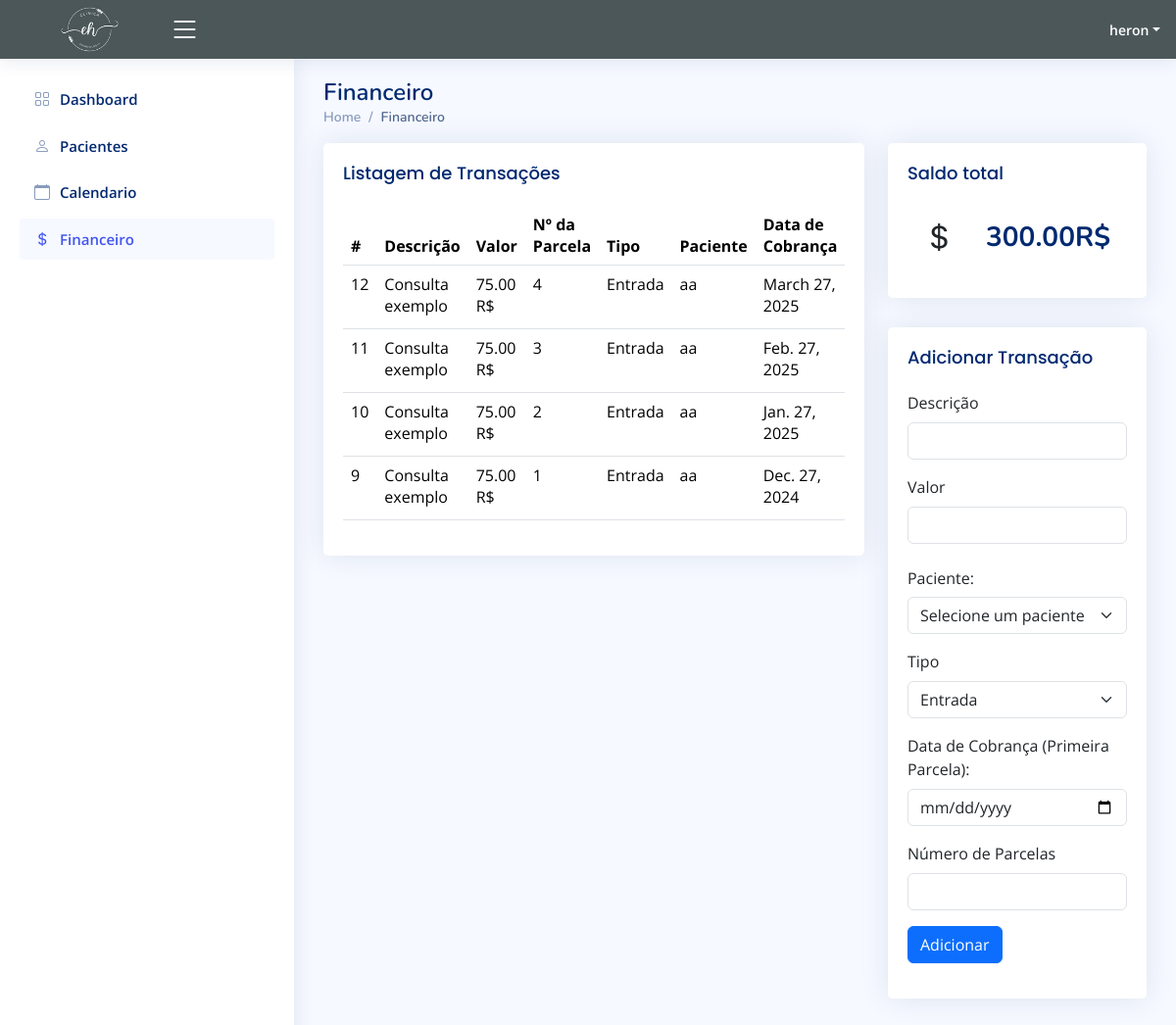
The page /financeiro (signed in) on the database as committed earlier.
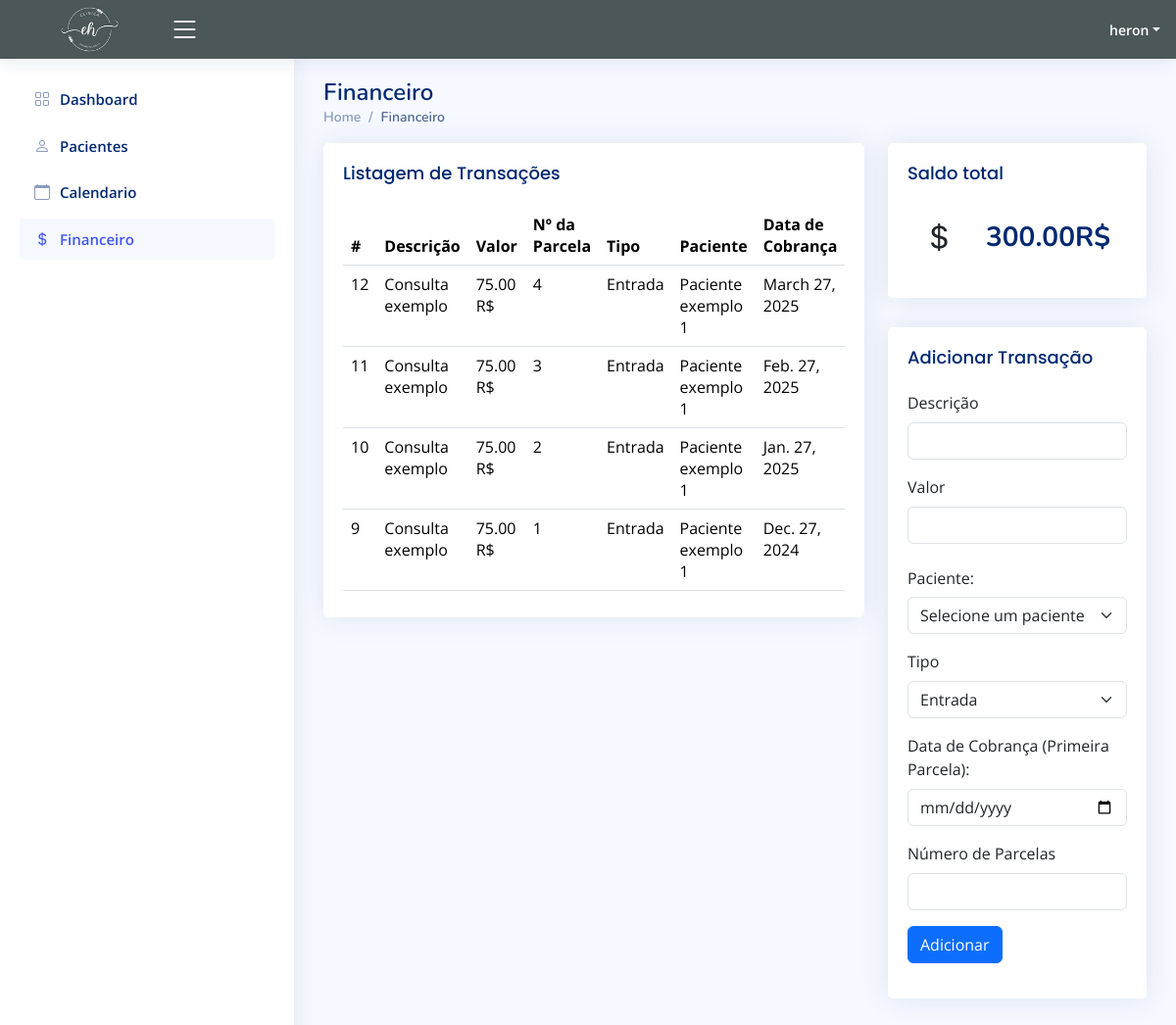
The same page on the database as committed later.
### app/models.py (models this page shows, shortened)
class Financeiro(models.Model):
    descricao=models.CharField(max_length=200)
    paciente=models.ForeignKey(Paciente, on_delete=models.SET_NULL, null=True)
    valor=models.DecimalField(max_digits=10, decimal_places=2)
    tipo=models.CharField(max_length=8)
    usuario = models.ForeignKey(User, on_delete=models.CASCADE)
    data_de_cobranca=models.DateField(default=timezone.now)
    parcelas = models.IntegerField(null=True, blank=True)
    numero_parcela = models.PositiveIntegerField()
    status=models.CharField(max_length=20, default='Pendente')
    codigo_receita = models.CharField(max_length=4, default='1708')  # Exemplo: IRPJ

class Paciente(models.Model):
    Nome = models.CharField(max_length=100, blank=False, null=True)
    Email = models.CharField(max_length=100, blank=False, null=True)
    Data_cadastro = models.DateField(blank=False, null=True)
    Data_Nascimento = models.DateField(blank=False, null=True)
    Estado_civil = models.CharField(max_length=100, blank=False, null=True)
    Grupo = models.CharField(max_length=100, blank=False, null=True)
    Situacao_atual = models.CharField(max_length=100, blank=False, null=True)
    observacoes= models.CharField(max_length=256, blank=False, null=True)
    genero = models.CharField(max_length=100, blank=False, null=True)
    celular = models.CharField(max_length=20, blank=False, null=True)
    clinica = models.CharField(max_length=100, blank=False, null=True)
    local_nascimento = models.CharField(max_length=100, blank=False, null=True)
    CPF = models.CharField(max_length=100, blank=False, null=True)
    RG = models.CharField(max_length=100, blank=False, null=True)
    Orgao_emissor = models.CharField(max_length=100, blank=False, null=True)
    Convenio = models.CharField(max_length=100, blank=False, null=True)
    Plano = models.CharField(max_length=100, blank=False, null=True)
    Data_adesao = models.DateField(blank=False, null=True)
    Nome_pai = models.CharField(max_length=100, blank=True, null=True)
    CPF_pai = models.CharField(max_length=100, blank=True, null=True)
    RG_pai = models.CharField(max_length=100, blank=True, null=True)
    Telefone_pai = models.CharField(max_length=100, blank=True, null=True)
    Nome_mae = models.CharField(max_length=100, blank=True, null=True)
    Cpf_mae = models.CharField(max_length=100, blank=True, null=True)
    Rg_mae = models.CharField(max_length=100, blank=True, null=True)
    Telefone_mae=models.CharField(max_length=100, blank=True, null=True)
    CEP=models.IntegerField(blank=False, null=True)
    Endereco = models.CharField(max_length=100, blank=False, null=True)
    Numero = models.IntegerField(blank=False, null=True)
    Complemento = models.CharField(max_length=100, blank=False, null=True)
    Bairro = models.CharField(max_length=100, blank=False, null=True)
    Cidade = models.CharField(max_length=100, blank=False, null=True)
    Estado = models.CharField(max_length=100, blank=False, null=True)
    def __str__(self):
        return '{}'.format(self.Nome, self.id)

### app/views.py (the view)
# urls.py: path('financeiro', views.financeiro, name="financeiro"),
@has_role_decorator('administrador')
@login_required(login_url="/")
def financeiro(request):
    if request.method == "POST":
        descricao = request.POST.get('descricao')
        valor = float(request.POST.get('valor'))
        tipo = request.POST.get('tipo')
        data_de_cobranca = request.POST.get('data_de_cobranca')
        paciente_id = request.POST.get('paciente')
        parcelas = int(request.POST.get('parcelas', 1))
        paciente_instance = get_object_or_404(Paciente, id=paciente_id)
        data_cobranca = datetime.strptime(data_de_cobranca, "%Y-%m-%d")
        valor_parcela = valor / parcelas
        for i in range(1, parcelas + 1):
            financeiro = Financeiro(
                descricao=descricao,
                valor=valor_parcela,
                tipo=tipo,
                data_de_cobranca=data_cobranca,  # Define a data ajustada
                paciente=paciente_instance,
                usuario=request.user,
                status='Pendente',
                numero_parcela=i
            )
            financeiro.save()
            data_cobranca += relativedelta(months=1)
        return redirect('financeiro')
    else:
        usuario = request.user
        dados_financeiros = Financeiro.objects.filter().order_by('-data_de_cobranca')
        pacientes = Paciente.objects.all()
        saldo_total = 0
        for item in dados_financeiros:
            if item.status == 'Pago':
                if item.tipo == 'Entrada':
                    saldo_total += item.valor
                elif item.tipo == 'Saída':
                    saldo_total -= item.valor
        return render(request, 'frontend/financeiro.html', {
            'financeiro': dados_financeiros,
            'usuario': usuario,
            'saldo_total': saldo_total,
            'pacientes': pacientes,  # Passa o saldo total para o template
        })

### app/templates/frontend/financeiro.html (shortened to what this page needs)
<html lang="en">
{% load static %}
<head>
  <link href="{% static "vendor/bootstrap/css/bootstrap.min.css" %}" rel="stylesheet">
  <link href="{% static "vendor/bootstrap-icons/bootstrap-icons.css" %}" rel="stylesheet">
  <link href="{% static "vendor/boxicons/css/boxicons.min.css" %}" rel="stylesheet">
  <link href="{% static "vendor/quill/quill.snow.css" %}" rel="stylesheet">
  <link href="{% static "vendor/quill/quill.bubble.css" %}" rel="stylesheet">
  <link href="{% static "vendor/remixicon/remixicon.css" %}" rel="stylesheet">
  <link href="{% static "vendor/simple-datatables/style.css" %}" rel="stylesheet">
  <link href="{% static "css/style.css" %}" rel="stylesheet">
</head>
<body>
  <header id="header" class="header fixed-top d-flex align-items-center" style="background-color:rgb(76, 87, 90);">
    <div class="d-flex align-items-center justify-content-between" >
      <a href="index" class="d-flex align-items-center">
        <img src="{% static "img/clinicaeh.jpeg" %}" height="50px">
      </a>
      <i class="bi bi-list toggle-sidebar-btn"></i>
    </div>
    <nav class="header-nav ms-auto">
      <ul class="d-flex align-items-center">
        <li class="nav-item dropdown pe-3">
          <a class="nav-link nav-profile d-flex align-items-center pe-0" href="#" data-bs-toggle="dropdown">
            <span class="d-none d-md-block dropdown-toggle ps-2" style="color: white;">{{ user.username }}</span>
          </a>
        </li>
      </ul>
    </nav>
  </header>
  <aside id="sidebar" class="sidebar">
    <ul class="sidebar-nav" id="sidebar-nav">
      <li class="nav-item">
        <a class="nav-link collapsed" href="index">
          <i class="bi bi-grid"></i>
          <span>Dashboard</span>
        </a>
      </li>
      <li class="nav-item">
        <a class="nav-link collapsed" href="pacientes">
          <i class="bi bi-person"></i>
          <span>Pacientes</span>
        </a>
      </li>
      <li class="nav-item">
        <a class="nav-link collapsed" href="calendario">
          <i class="bi bi-calendar"></i>
          <span>Calendario</span>
        </a>
      </li>
      <li class="nav-item">
        <a class="nav-link " href="financeiro">
          <i class="bi bi-currency-dollar"></i>
          <span>Financeiro</span>
        </a>
      </li>
    </ul>
  </aside>
  <main id="main" class="main" backgor>
    <div class="pagetitle">
      <h1>Financeiro</h1>
      <nav>
        <ol class="breadcrumb">
          <li class="breadcrumb-item"><a href="index">Home</a></li>
          <li class="breadcrumb-item active">Financeiro</li>
        </ol>
      </nav>
    </div>
    <section class="section dashboard">
        <div class="row">
            <div class="col-lg-8">
              <div class="card" style="max-height: 500px; overflow: hidden;">
                <div class="card-body">
                  <h5 class="card-title">Listagem de Transações</h5>
                  <div style="overflow-y: auto; max-height: 400px;">
                    <table class="table datatable" id="transactionTable">
                      <thead>
                        <tr>
                          <th scope="col">#</th>
                          <th scope="col">Descrição</th>
                          <th scope="col">Valor</th>
                          <th scope="col">Nº da Parcela</th>
                          <th scope="col">Tipo</th>
                          <th scope="col">Paciente</th>
                          <th scope="col">Data de Cobrança</th>
                        </tr>
                      </thead>
                      <tbody>
                        {% if financeiro %}
                          {% for financeiro in financeiro %}
                            <tr>
                              <td>{{ financeiro.id }}</td>
                              <td>{{ financeiro.descricao }}</td>
                              <td>{{ financeiro.valor }} R$</td>
                              <td>{{ financeiro.numero_parcela }}</td>
                              <td>{{ financeiro.tipo }}</td>
                              <td>{{ financeiro.paciente }}</td>
                              <td>{{ financeiro.data_de_cobranca }}</td>
                            </tr>
                          {% endfor %}
                        {% else %}
                          <tr><td colspan="9">Sem itens associados.</td></tr>
                        {% endif %}
                      </tbody>
                    </table>
                  </div>
                </div>
              </div>
              </div>
          <div class="col-lg-4">
            <div class="card info-card Consultas-card">
                <div class="card-body">
                  <h5 class="card-title">Saldo total</h5>
                  <div class="d-flex align-items-center">
                    <div class="card-icon rounded-circle d-flex align-items-center justify-content-center">
                      <i class="bi bi-currency-dollar"></i>
                    </div>
                    <div class="ps-3">
                      <h6>{{saldo_total}}<span>R$</span></h6>
                    </div>
                  </div>
                </div>
              </div>
              <div class="card">
                <div class="card-body">
                    <h5 class="card-title">Adicionar Transação</h5>
                    <form method="POST" id="transactionForm">
                        <div class="mb-3">
                            <label for="description" class="form-label">Descrição</label>
                            <input type="text" class="form-control" id="description" name="descricao" required>
                        </div>
                        <div class="mb-3">
                            <label for="value" class="form-label">Valor</label>
                            <input type="number" class="form-control" id="value" name="valor" step="0.01" required>
                        </div>
                        <div class="mb-3">
                            <label for="paciente" class="col-form-label">Paciente:</label>
                            <select class="form-select" name="paciente" aria-label="Default select example" required>
                                <option value="" disabled selected>Selecione um paciente</option>
                            </select>
                        </div>
                        <div class="mb-3">
                            <label for="type" class="form-label">Tipo</label>
                            <select class="form-select" id="type" name="tipo" required>
                                <option value="Entrada">Entrada</option>
                            </select>
                        </div>
                        <div class="row mb-3">
                            <label for="inputDate" class="form-label">Data de Cobrança (Primeira Parcela):</label>
                            <div>
                                <input type="date" name="data_de_cobranca" class="form-control" required>
                            </div>
                        </div>
                        <div class="mb-3">
                            <label for="parcelas" class="form-label">Número de Parcelas</label>
                            <input type="number" class="form-control" id="parcelas" name="parcelas" min="1" required>
                        </div>
                        <button type="submit" class="btn btn-primary">Adicionar</button>
                    </form>
                </div>
            </div>
        </div>
    </section>
  </main>
</body>
</html>

### app/static/css/style.css (style rules this page uses)
:root { scroll-behavior: smooth; }
body { font-family: "Open Sans", sans-serif; background: #f6f9ff; color: #444444; }
a { color: #4154f1; text-decoration: none; }
h1, h2, h3, h4, h5, h6 { font-family: "Nunito", sans-serif; }
#main { margin-top: 60px; padding: 20px 30px; transition: all 0.3s; }
.pagetitle { margin-bottom: 10px; }
.pagetitle h1 { font-size: 24px; margin-bottom: 0; font-weight: 600; color: #012970; }
.card { margin-bottom: 30px; border: none; border-radius: 5px; box-shadow: 0px 0 30px rgba(1, 41, 112, 0.1); }
.card-title { padding: 20px 0 15px 0; font-size: 18px; font-weight: 500; color: #012970; font-family: "Poppins", sans-serif; }
.card-body { padding: 0 20px 20px 20px; }
.breadcrumb { font-size: 14px; font-family: "Nunito", sans-serif; color: #899bbd; font-weight: 600; }
.breadcrumb a { color: #899bbd; transition: 0.3s; }
.breadcrumb .breadcrumb-item::before { color: #899bbd; }
.breadcrumb .active { color: #51678f; font-weight: 600; }
.header { transition: all 0.5s; z-index: 997; height: 60px; box-shadow: 0px 2px 20px rgba(1, 41, 112, 0.1); background-color: #fff; padding-left: 20px; }
.header .toggle-sidebar-btn { font-size: 32px; padding-left: 10px; cursor: pointer; color: #ffffff; }
.header-nav ul { list-style: none; }
.header-nav>ul { margin: 0; padding: 0; }
.header-nav .nav-profile { color: #012970; }
.header-nav .nav-profile span { font-size: 14px; font-weight: 600; }
.sidebar { position: fixed; top: 60px; left: 0; bottom: 0; width: 300px; z-index: 996; transition: all 0.3s; padding: 20px; overflow-y: auto; scrollbar-width: thin; scrollbar-color: #aab7cf transparent; box-shadow: 0px 0px 20px rgba(1, 41, 112, 0.1); background-color: #fff; }
@media (min-width: 1200px) { #main, #footer { margin-left: 300px; } }
.sidebar-nav { padding: 0; margin: 0; list-style: none; }
.sidebar-nav li { padding: 0; margin: 0; list-style: none; }
.sidebar-nav .nav-item { margin-bottom: 5px; }
.sidebar-nav .nav-link { display: flex; align-items: center; font-size: 15px; font-weight: 600; color: #4154f1; transition: 0.3; background: #f6f9ff; padding: 10px 15px; border-radius: 4px; }
.sidebar-nav .nav-link i { font-size: 16px; margin-right: 10px; color: #4154f1; }
.sidebar-nav .nav-link.collapsed { color: #012970; background: #fff; }
.sidebar-nav .nav-link.collapsed i { color: #899bbd; }
.dashboard .info-card { padding-bottom: 10px; }
.dashboard .info-card h6 { font-size: 28px; color: #012970; font-weight: 700; margin: 0; padding: 0; }
.dashboard .card-icon { font-size: 32px; line-height: 0; width: 64px; height: 64px; flex-shrink: 0; flex-grow: 0; }

Rows that differ between the two databases and show on the page:
changed through a linked row, Financeiro "March 27, 2025": paciente "aa" → "Paciente exemplo 1"
changed through a linked row, Financeiro "Feb. 27, 2025": paciente "aa" → "Paciente exemplo 1"
changed through a linked row, Financeiro "Jan. 27, 2025": paciente "aa" → "Paciente exemplo 1"
changed through a linked row, Financeiro "Dec. 27, 2024": paciente "aa" → "Paciente exemplo 1"
